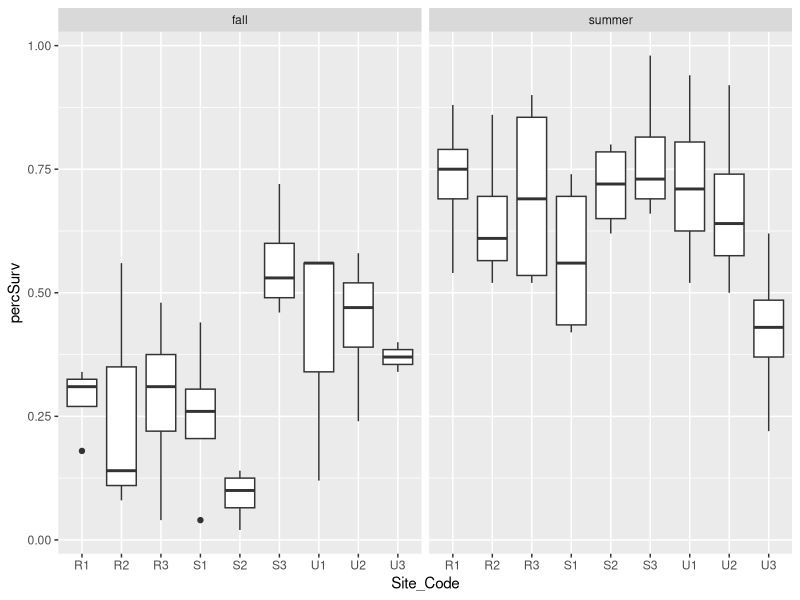
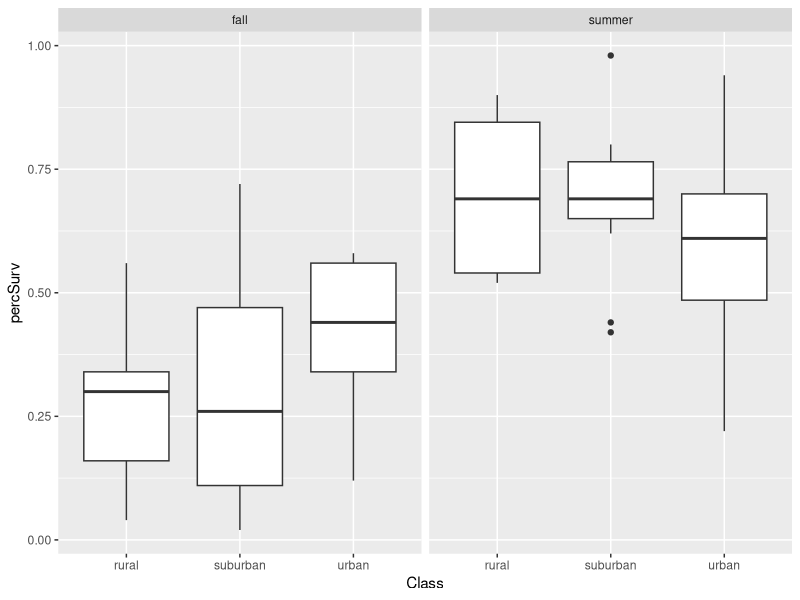
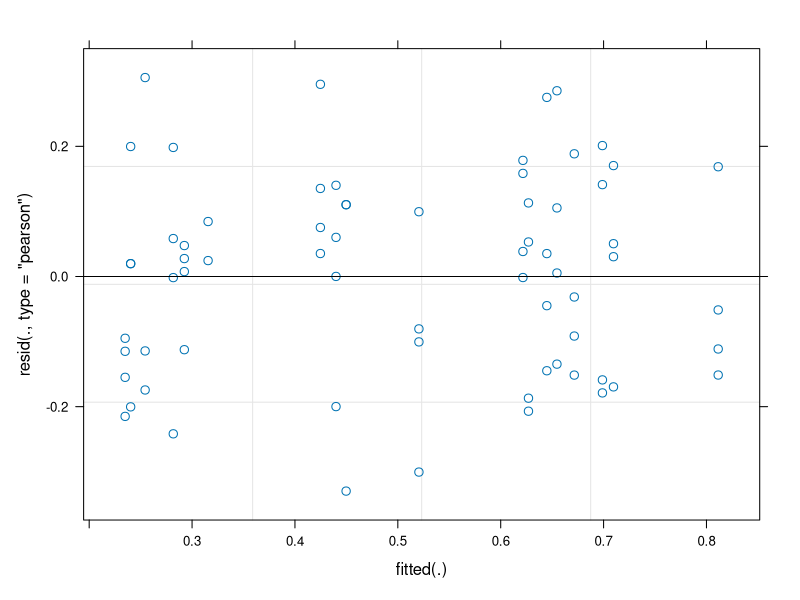
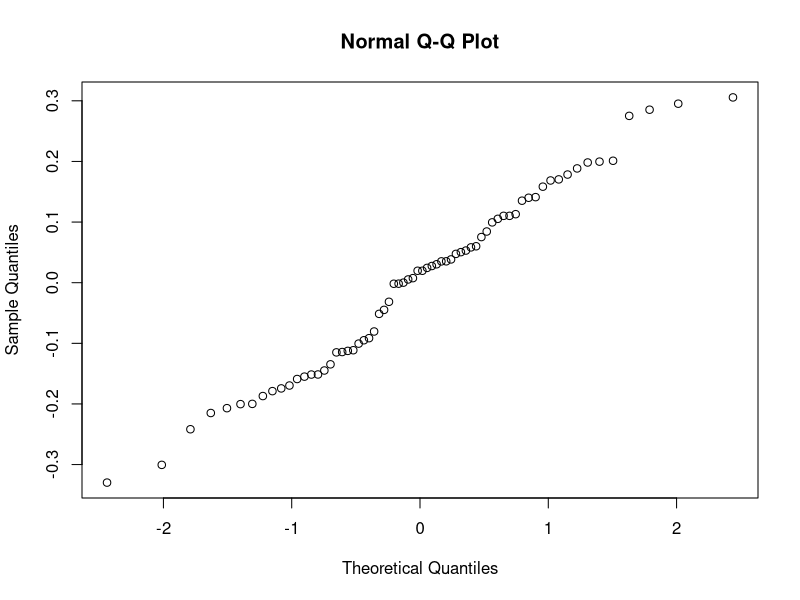
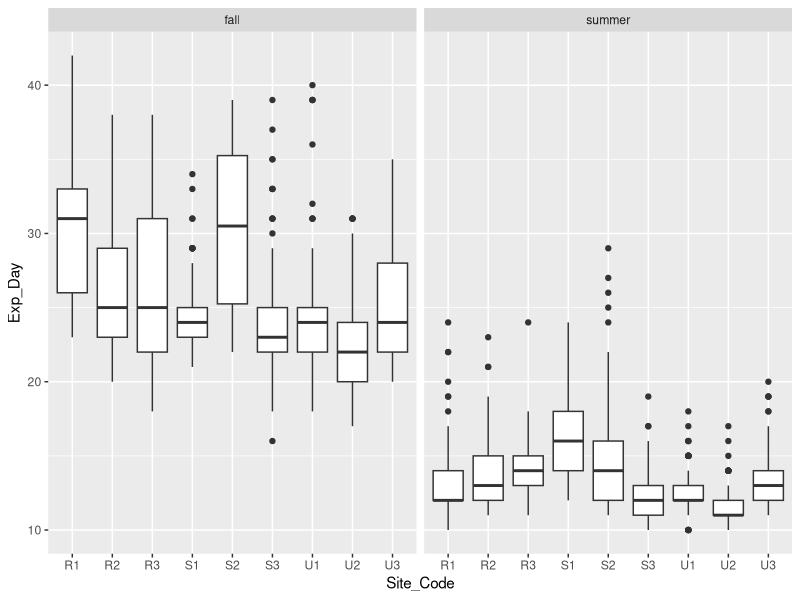
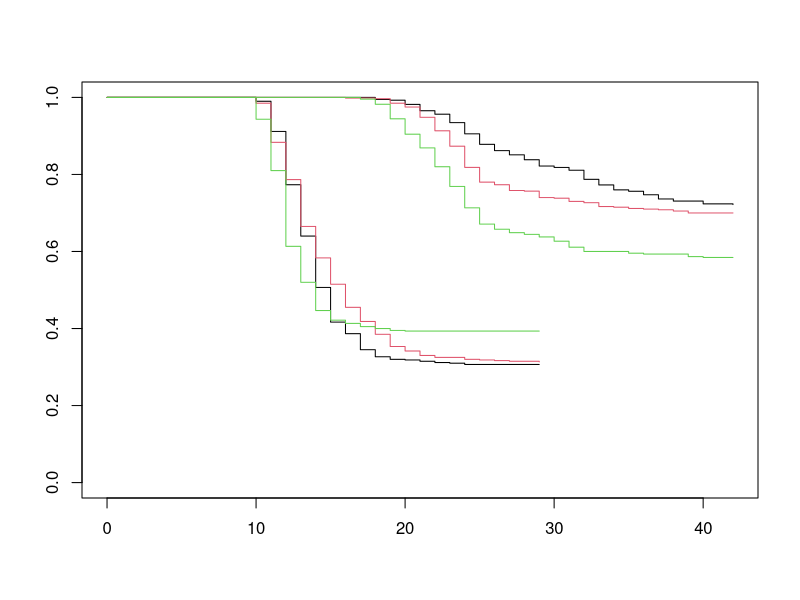
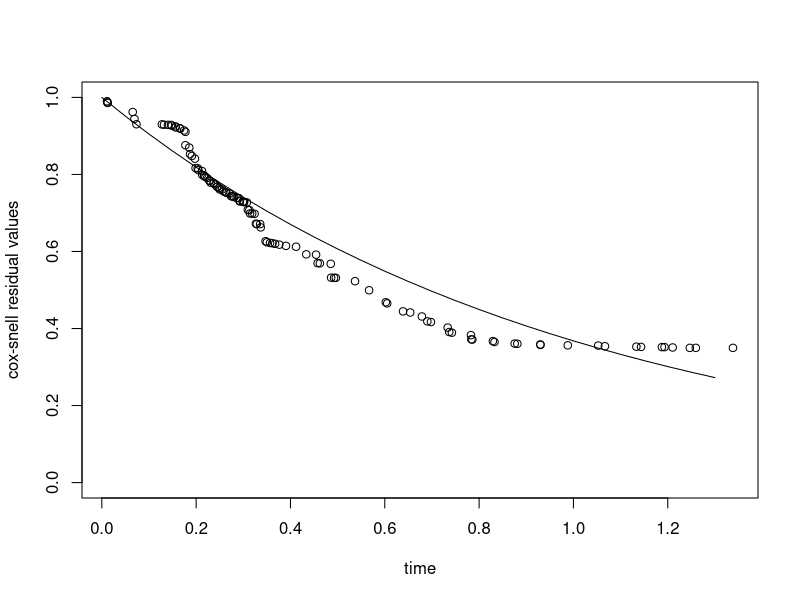

Generate these figures, in order, with R: (Note: this script raises an error after producing the figures.)
## ---- chunk 1
knitr::opts_chunk$set(cache=TRUE)
knitr::opts_chunk$set(message=FALSE)
knitr::opts_chunk$set(warning=FALSE)
knitr::opts_chunk$set(echo=FALSE)
## ---- chunk 2
library(xtable)
library(dplyr)
library(ggplot2)
library(lme4)
library(MASS)
library(car)
library(survival)
## ---- chunk 3
emergAug <- read.csv("../../data/emergence/raw/AugustEmergence.csv")
emergAug$block <- "summer"

emergOct <- read.csv("../../data/emergence/raw/OctoberEmergence.csv")
emergOct$block <- "fall"
#drop U3T1 in fall because it was eaten by ants
emergOct <- filter(emergOct, Tray_Code!="U3T1")

emergAll <- rbind(emergOct, emergAug)
#expand so each mosquito gets one row
emergExp <- emergAll[rep(seq.int(1,nrow(emergAll)), emergAll$Num_Emerge),
                      c(11, 2,4,5,6:9)]
sum(emergAll$Num_Emerge)==nrow(emergExp) #quick check this worked
## ---- chunk 4
#get survival per tray
survSumm <- emergExp %>%
  filter(Sex=="F") %>%
  group_by(block, Tray_Code) %>%
  mutate(percSurv=n()/50) %>%
  ungroup() %>%
  dplyr::select(block, Class, Site_Code, Tray_Code, percSurv)
survSumm <- unique(survSumm)

#box plot by site
ggplot(data=survSumm, aes(x=Site_Code, y=percSurv)) +
  geom_boxplot() +
  facet_wrap(~block)
## ---- chunk 5
ggplot(data=survSumm, aes(x=Class, y=percSurv)) +
  geom_boxplot() +
  facet_wrap(~block)
## ---- chunk 6
dev.off()
mixMortality <- lmer(percSurv ~  Class + block + Class:block + (1|Site_Code), data=survSumm)
summary(mixMortality)
anova(mixMortality)
Anova(mixMortality, test.statistic = "F") #with car loaded
plot(mixMortality)
qqnorm(resid(mixMortality))
## ---- chunk 7
emergExpF <- filter(emergExp, Sex=="F")
ggplot(data=emergExpF, aes(x=Site_Code, y=Exp_Day)) +
  geom_boxplot() +
  facet_wrap(~block)
## ---- chunk 8
fillIn <- function(df, endDay, totalMosq=50){
  #' Fill In Emergence Dates
  #' this function fills in for those mosquitoes that did not emerge so we do not have data for, it gives them an observation/event of 0 on the last day we found a mosquito emerged
  #' @param df the data frame you wish to fill in, in our case by pot
  #' @param endDay the last day of emergence
  #' @param totalMosq estimated starting number of mosquitoes per pot
  #' @returns dataframe with census data filled in for mosquitoes that did not emerge
  toRep <- df[1,]
  toRep$Exp_Day <- endDay
  toRep$event <- 0
  if(nrow(df)<totalMosq){
    toAdd <- toRep[rep(1, (totalMosq-nrow(df))),]
    allTest <- rbind(df, toAdd)
  } else {
    toAdd <- NA
    allTest <- NA
  }
  return(allTest)
}
## ---- chunk 9
applyFill <- function(season, allData=emergExp){
  #' Apply FillIn function
  #' @param season "fall" or "summer"
  #' @param allData full dataframe with row for each mosquito that emerged
  #' @returns censused data for the full season
  tempList <- list()
  tempDF <- allData
  tempDF <- tempDF[tempDF$Sex=="F",]
  tempDF <- tempDF[tempDF$block==season,]
  tempDF$event <- 1 #add emergence event
  for (i in 1:length(unique(tempDF$Tray_Code))){ 
    df <- tempDF[tempDF$Tray_Code==unique(tempDF$Tray_Code)[i],]
    endDay <- max(tempDF$Exp_Day)
    tempList[[i]] <- fillIn(df=df, endDay=endDay)
  }
  allSurv <- do.call(rbind.data.frame, tempList)
  return(allSurv)
}
## ---- chunk 10
summerSurv <- applyFill(season="summer")
fallSurv <- applyFill(season="fall")
allSurv <- rbind(summerSurv, fallSurv)
## ---- chunk 11
#format data to get cumulative values

#need to add a value for every day
days <- expand.grid(block=c("fall", "summer"), Tray_Code=unique(allSurv$Tray_Code), Exp_Day=seq(0,44))
days$Site_Code <- NA
for (i in 1:9){
  days$Site_Code[substring(days$Tray_Code,1,2) == levels(allSurv$Site_Code)[i]] <- levels(allSurv$Site_Code)[i]
}
days$Class <- NA
for (i in 1:3){
  days$Class[substring(days$Site_Code,1,1)==toupper(substring(levels(allSurv$Class)[i],1,1))] <- levels(allSurv$Class)[i]
}

allSurvDays <- merge(allSurv, days, by=c("block", "Tray_Code", "Exp_Day", "Site_Code", "Class"), all.x=T, all.y=T)
allSurvDays$event[is.na(allSurvDays$event)] <- 0 #add events=0

logEmerge <- allSurvDays %>%
  group_by(block, Site_Code, Tray_Code, Class) %>%
  arrange(block,Tray_Code,Exp_Day) %>%
  dplyr::mutate(emg=cumsum(event)) %>%
  group_by(block, Site_Code, Tray_Code, Class, Exp_Day) %>%
  summarise(CumEmerge=max(emg)) %>%
  ungroup()

logEmergeBasic <- allSurv %>%
  group_by(block, Site_Code, Tray_Code, Class) %>%
  arrange(block,Tray_Code,Exp_Day) %>%
  dplyr::mutate(emg=cumsum(event)) %>%
  group_by(block, Site_Code, Tray_Code, Class, Exp_Day) %>%
  summarise(CumEmerge=max(emg)) %>%
  ungroup()

## ---- chunk 12
km.fit <- survfit(Surv(Exp_Day, event) ~ Class + block, data=allSurv, type="kaplan-meier", se.fit=T, conf.int=0.95)
summary(km.fit)
plot(km.fit, col=rep(c(1,2,3), each=2)) #note that urban switches from less emerging to more from summer to fall

coxFit <- coxph(Surv(Exp_Day, event) ~ Class*block , data=allSurv)
summary(coxFit)

#Cox-snell Residuals: This looks bad
r<-coxFit$residual
rr<-allSurv$event-r
fit<-survfit(Surv(rr,allSurv$event)~1)
S<-fit$surv
T<-fit$time
plot(T,S,xlim=range(T),ylim=c(0,1),xlab="time",ylab="cox-snell residual values")
t0<-seq(0,max(T),0.05)
s0<-exp(-t0)
lines(t0,s0)

#Weibull
weibFit <- survreg(Surv(Exp_Day, event) ~ Class*block , data=allSurv, dist="weibull")
summary(weibFit)
plot(weibFit)

## ---- chunk 13
ggplot(data=logEmerge[logEmerge$block=="summer",], aes(x=Exp_Day, y=CumEmerge, group=Tray_Code)) +
  geom_line() +
  facet_wrap(~Site_Code) +
  ggtitle("Summer Emergence")
## ---- chunk 14
ggplot(data=logEmerge[logEmerge$block=="fall",], aes(x=Exp_Day, y=CumEmerge, group=Tray_Code)) +
  geom_line() +
  facet_wrap(~Site_Code) +
  ggtitle("Fall Emergence")
## ---- chunk 15
getlogGrowth <- function(season, tray, dataSource=logEmerge, viz=F){
  test <- dataSource %>%
    filter(block==season, Tray_Code==tray) 
    #group_by(Exp_Day, block, Site_Code) %>%
    #summarise(CumEmerge = sum(CumEmerge)) #this sums up emergence per site
  lastDay <- min(test$Exp_Day[test$CumEmerge==max(test$CumEmerge, na.rm=T)], na.rm=T)
  test<- filter(test, Exp_Day<=lastDay+1)
  firstDay <- min(test$Exp_Day[test$CumEmerge>0], na.rm=T)
  test <- filter(test, Exp_Day>=firstDay)
  modelTest <- nls(CumEmerge ~SSlogis(Exp_Day, Asym, xmid, scal), data=test)
  if (viz==T){
  plot(CumEmerge ~ Exp_Day, test, xlim=c(0,max(test$Exp_Day)), ylim=c(0,(max(test$CumEmerge)+10)))
  with(test, lines(seq(1,max(test$Exp_Day)), predict(modelTest, data.frame(Exp_Day=seq(1,max(test$Exp_Day))))))
  mtext(paste0(season, ": ", tray))
  with(test, plot(Exp_Day, residuals(modelTest), type="b"))#residuals
  }
  modelRes <- nlsResiduals(modelTest)
  if (viz==T){
  par(mar=rep(2,4))
  plot(modelRes)
  }
  resTest <- test.nlsResiduals(modelRes)
  return(list(Tray_Code=tray, nlsMod=modelTest, resids=resTest))
}
## ---- chunk 16
summerMods <- list()
season <- "summer"
for (j in 1:length(unique(logEmerge$Tray_Code[logEmerge$block==season]))){
  tray <- unique(logEmerge$Tray_Code[logEmerge$block==season])[j]
  if (tray %in% c("S1T4", "U3T4")){
    summerMods[[j]] <- list(Tray_Code=tray)
    next
  } 
  summerMods[[j]] <- getlogGrowth(season=season, tray=tray, dataSource = logEmergeBasic, viz=F)
  #names(summerMods[[j]]) <- c(NA, "model", "residuals")
}
#unlist into dataframe
modelResultsSumm <- matrix(NA, nrow=length(summerMods), ncol=3)
for (i in 1:length(summerMods)){
  temp <- summerMods[[i]]
  if (temp$Tray_Code %in% c("S1T4", "U3T4")) next
  #modelResultsSumm$Tray_Code[i] <- temp$Tray_Code
  modelResultsSumm[i,1] <- coef(temp$nlsMod)[[1]]
  modelResultsSumm[i,2] <- coef(temp$nlsMod)[[2]]
  modelResultsSumm[i,3] <- coef(temp$nlsMod)[[3]]
}
modelResultsSumm <- as.data.frame(modelResultsSumm)
colnames(modelResultsSumm) <- c("Asym", "xmid", "scale")
modelResultsSumm$Tray_Code <- NA
for (i in 1:nrow(modelResultsSumm)){
  temp <- summerMods[[i]]
  modelResultsSumm$Tray_Code[i] <- as.character(temp$Tray_Code)
}
# add site and class
modelResultsSumm$Site_Code <- NA
for (i in 1:9){
  modelResultsSumm$Site_Code[substring(modelResultsSumm$Tray_Code,1,2) == levels(allSurv$Site_Code)[i]] <- levels(allSurv$Site_Code)[i]
}
modelResultsSumm$Class <- NA
for (i in 1:3){
  modelResultsSumm$Class[substring(modelResultsSumm$Site_Code,1,1)==toupper(substring(levels(allSurv$Class)[i],1,1))] <- levels(allSurv$Class)[i]
}
modelResultsSumm$r <- 1/modelResultsSumm$scale
modelResultsSumm$Class <- as.factor(modelResultsSumm$Class)
modelResultsSumm$Site_Code <- as.factor(modelResultsSumm$Site_Code)
modelResultsSumm$block <- as.factor("summer")
## ---- chunk 17
fallMods <- list()
season <- "fall"
for (j in 1:length(unique(logEmerge$Tray_Code[logEmerge$block==season]))){

  tray <- unique(logEmerge$Tray_Code[logEmerge$block==season])[j]
  if (tray %in% c("R2T2","R2T3", "R2T4", "R3T1", "S1T4", "S2T3", "S2T4", "U1T2", "U1T4", "U3T1", "U3T4")) { #drops ones with too few emergence that don't converge
  #if (tray %in% c("R2T2","R2T3", "R2T4", "R3T1", "S1T4", "S2T3", "S2T4", "U1T2", "U1T4", "U3T1", "U3T4", "S2T2", "U1T3")) { #for logEmerge dataset
    fallMods[[j]] <- list(Tray_Code=tray)
    next
  }
  fallMods[[j]] <- getlogGrowth(season=season, tray=tray, dataSource=logEmergeBasic, viz=F)
  #names(fallMods[[j]]) <- c(NA, "model", "residuals")
}
## ---- chunk 18
#unlist into dataframe
modelResultsFall <- matrix(NA, nrow=length(fallMods), ncol=3)
for (i in 1:length(fallMods)){
  #if (i %in% c(7,8,9, 16, 18, 19, 20, 27, 28, 33, 36)) next
  temp <- fallMods[[i]]
  if (temp$Tray_Code %in% c("R2T2","R2T3", "R2T4", "R3T1", "S1T4", "S2T3", "S2T4", "U1T2", "U1T4", "U3T1", "U3T4")) next
  #if (temp$Tray_Code %in% c("R2T2","R2T3", "R2T4", "R3T1", "S1T4", "S2T3", "S2T4", "U1T2", "U1T4", "U3T1", "U3T4", "S2T2", "U1T3")) next #for logEmerge dataset
  #modelResultsFall$Tray_Code[i] <- temp$Tray_Code
  modelResultsFall[i,1] <- coef(temp$nlsMod)[[1]]
  modelResultsFall[i,2] <- coef(temp$nlsMod)[[2]]
  modelResultsFall[i,3] <- coef(temp$nlsMod)[[3]]
}
modelResultsFall <- as.data.frame(modelResultsFall)
colnames(modelResultsFall) <- c("Asym", "xmid", "scale")
modelResultsFall$Tray_Code <- NA
for (i in 1:nrow(modelResultsFall)){
  temp <- fallMods[[i]]
  modelResultsFall$Tray_Code[i] <- as.character(temp$Tray_Code)
}
# add site and class
modelResultsFall$Site_Code <- NA
for (i in 1:9){
  modelResultsFall$Site_Code[substring(modelResultsFall$Tray_Code,1,2) == levels(allSurv$Site_Code)[i]] <- levels(allSurv$Site_Code)[i]
}
modelResultsFall$Class <- NA
for (i in 1:3){
  modelResultsFall$Class[substring(modelResultsFall$Site_Code,1,1)==toupper(substring(levels(allSurv$Class)[i],1,1))] <- levels(allSurv$Class)[i]
}
rm(i)
modelResultsFall$r <- 1/modelResultsFall$scale
modelResultsFall$Class <- as.factor(modelResultsFall$Class)
modelResultsFall$Site_Code <- as.factor(modelResultsFall$Site_Code)
modelResultsFall$block <- as.factor("fall")
## ---- chunk 19
modelResultsAll <- rbind(modelResultsFall, modelResultsSumm)
## ---- chunk 20
ggplot(data=modelResultsAll, aes(x=Site_Code,y=r)) +
  geom_boxplot() +
  facet_grid(~block)
ggplot(data=modelResultsAll, aes(x=Class,y=r)) +
  geom_boxplot() +
  facet_grid(~block)
## ---- chunk 21
mod <- lmer(r~ Class + block + Class:block + (1|Site_Code), data=modelResultsAll)
summary(mod)
Anova(mod)
plot(resid(mod)~fitted(mod)) #residuals seem fine
abline(lm(resid(mod)~fitted(mod)), col="red")
qqnorm(resid(mod))
## ---- chunk 22
xrange=seq(0,45)
season="fall"

for (i in 1:length(fallMods)){
  mod <- fallMods[[i]]$nlsMod
    if (fallMods[[i]]$Tray_Code %in% c("R2T2","R2T3", "R2T4", "R3T1", "S1T4", "S2T3", "S2T4", "U1T2", "U1T4", "U3T1", "U3T4")) next
  toAdd <- cbind(fallMods[[i]]$Tray_Code, xrange,predict(mod, data.frame(Exp_Day=xrange)))
  if (i==1) {
    fallPreds <- toAdd
  } else fallPreds <- rbind(fallPreds, toAdd)
}
#bind with Tray_Code
fallPreds <- as.data.frame(fallPreds)
fallPreds$Tray_Code <- levels(logEmerge$Tray_Code)[fallPreds[,1]]
fallPreds$Class <- NA
for (i in 1:3){
  fallPreds$Class[substring(fallPreds$Tray_Code,1,1)==toupper(substring(levels(allSurv$Class)[i],1,1))] <- levels(allSurv$Class)[i]
}

# get upper and lower CI levels for each
fallPredsCI <- fallPreds %>%
  dplyr::select(-Tray_Code, - V1) %>%
  group_by(Class, xrange) %>%
  summarise_each(funs(low95=quantile(V3, 0.05, na.rm=T), high95=quantile(V3, 0.95, na.rm=T), med=median(V3, na.rm=T)))

fallPreds$V3 <- fallPreds$V3/50*100
## ---- chunk 23
ggplot(data=fallPreds, aes(x=xrange, group=Class, color=Class)) +
  # geom_line(aes(y=low95, col=Class), lty=2) +
  # geom_line(aes(y=high95, col=Class), lty=2) +
  stat_summary(geom="ribbon", fun.y="mean", fun.ymin="min", fun.ymax="max", aes(y=V3, fill=Class), alpha=0.2, lwd=0) +
  stat_summary(geom="line", fun.y="mean", aes(y=V3, col=Class), lwd=2) +
  geom_jitter(data=logEmergeBasic[logEmergeBasic$block=="fall",], aes(x=Exp_Day, y=CumEmerge*2, col=Class), size=1, alpha=0.5) +
  theme_gdocs() +
  scale_color_manual(values=c("rural"="dodgerblue", "suburban"="gray20", "urban"="maroon")) + 
  scale_fill_manual(values=c("rural"="dodgerblue", "suburban"="gray20", "urban"="maroon")) + 
  xlab("Days") +
  ylab("Percent Emerged") +
  ylim(0,100) +
  ggtitle("Fall Emergence Curves")
## ---- chunk 24
xrange=seq(0,45)
season="summer"
#summerPreds <- data.frame(matrix(NA, nrow=length(summerMods)*51, ncol=4))
for (i in 1:length(summerMods)){
  mod <- summerMods[[i]]$nlsMod
    if (summerMods[[i]]$Tray_Code %in% c("S1T4", "U3T4")) next
  toAdd <- cbind(summerMods[[i]]$Tray_Code, xrange,predict(mod, data.frame(Exp_Day=xrange)))
  if (i==1) {
    summerPreds <- toAdd
  } else summerPreds <- rbind(summerPreds, toAdd)
}
#bind with Tray_Code
summerPreds <- as.data.frame(summerPreds)
summerPreds$Tray_Code <- levels(logEmerge$Tray_Code)[summerPreds[,1]]
summerPreds$Class <- NA
for (i in 1:3){
  summerPreds$Class[substring(summerPreds$Tray_Code,1,1)==toupper(substring(levels(allSurv$Class)[i],1,1))] <- levels(allSurv$Class)[i]
}

summerPreds$V3 <- summerPreds$V3*2
## ---- chunk 25
ggplot(data=summerPreds, aes(x=xrange, group=Class, color=Class)) +
  # geom_line(aes(y=low95, col=Class), lty=2) +
  # geom_line(aes(y=high95, col=Class), lty=2) +
  stat_summary(geom="ribbon", fun.y="mean", fun.ymin="min", fun.ymax="max", aes(y=V3, fill=Class), alpha=0.2, lwd=0) +
  stat_summary(geom="line", fun.y="mean", aes(y=V3, col=Class), lwd=2) +
  geom_jitter(data=logEmergeBasic[logEmergeBasic$block=="summer",], aes(x=Exp_Day, y=CumEmerge*2, col=Class), size=1, alpha=0.5) +
  theme_gdocs() +
  scale_color_manual(values=c("rural"="dodgerblue", "suburban"="gray20", "urban"="maroon")) + 
  scale_fill_manual(values=c("rural"="dodgerblue", "suburban"="gray20", "urban"="maroon")) + 
  xlab("Days") +
  ylab("Percent Emerged") +
  ylim(0,100) +
  ggtitle("Summer Emergence Curves")
## ---- chunk 26
fallNaive <- coxph(Surv(Exp_Day, event) ~ Class, method="breslow", data=fallSurv)
fallfit <- survfit(Surv(Exp_Day, event) ~ Class, data=fallSurv)
plot(fallfit, lty=1:3)
## ---- chunk 27
plot(cox.zph(fallNaive))
## ---- chunk 28
summNaive <- coxph(Surv(Exp_Day, event) ~ Class, method="breslow", data=summerSurv)
summNaive
summfit <- survfit(Surv(Exp_Day, event) ~ Class, data=summerSurv)
plot(summfit, lty=1:3)
plot(cox.zph(summNaive))
## ---- chunk 29
summSplit <- survSplit(summerSurv, cut=c(18), end="Exp_Day", event="event", start="start")
summSplit$gt <- (summSplit$start==18)+0
coxph(Surv(start,Exp_Day, event) ~ Class, data=summSplit)
summSplit$Class <- (summSplit$Class=="rural")+0
expandedSumm <- coxph(Surv(start,Exp_Day, event) ~ Class + gt:Class, data=summSplit)
cox.zph(expandedSumm)
